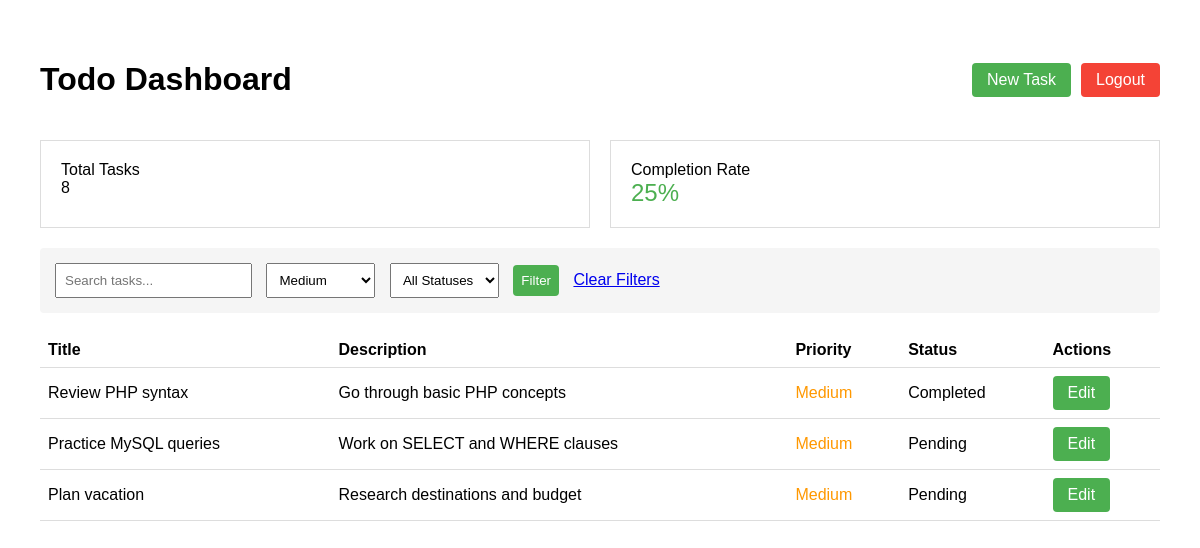
Screenshot of /final-todo-app/dashboard.php?priority=medium (signed in) with the database file from the repository.
### tables this page shows
CREATE TABLE tasks (
    id INT AUTO_INCREMENT PRIMARY KEY,
    user_id INT NOT NULL,
    title VARCHAR(100) NOT NULL,
    description TEXT,
    priority ENUM('low', 'medium', 'high') DEFAULT 'medium',
    status ENUM('pending', 'in_progress', 'completed') DEFAULT 'pending',
    completed_at TIMESTAMP NULL,
    created_at TIMESTAMP DEFAULT CURRENT_TIMESTAMP,
    FOREIGN KEY (user_id) REFERENCES users(id)
);

### final-todo-app/dashboard.php (the view, shortened to what this page needs)
<?php
require_once "../config.php";
$search = isset($_GET['search']) ? trim($_GET['search']) : '';
$priority = isset($_GET['priority']) ? $_GET['priority'] : '';
$status = isset($_GET['status']) ? $_GET['status'] : '';
$totalQuery = "SELECT COUNT(*) as total FROM tasks WHERE user_id = ?";
$statement = $connection->prepare($totalQuery);
$statement->execute([$_SESSION['id']]);
$totalResult = $statement->fetch(PDO::FETCH_ASSOC);
$totalTasks = $totalResult['total'];
$completedQuery = "SELECT COUNT(*) as completed FROM tasks WHERE user_id = ? AND status = 'completed'";
$statement = $connection->prepare($completedQuery);
$statement->execute([$_SESSION['id']]);
$completedResult = $statement->fetch(PDO::FETCH_ASSOC);
$completionRate = $totalTasks > 0 ? round(($completedResult['completed'] / $totalTasks) * 100) : 0;
$sql = "SELECT * FROM tasks WHERE user_id = ?";
$params = [$_SESSION['id']];
if ($priority) {
    $sql .= " AND priority = ?";
    $params[] = $priority;
}
$sql .= " ORDER BY created_at DESC";
$statement = $connection->prepare($sql);
$statement->execute($params);
$tasks = $statement->fetchAll(PDO::FETCH_ASSOC);
?>
<!DOCTYPE html>
<html lang="en">
<head>
</head>
<body>
    <div class="header">
        <h1>Todo Dashboard</h1>
        <div class="actions">
            <a href="task_form.php" class="btn btn-primary">New Task</a>
            <a href="logout.php" class="btn btn-logout">Logout</a>
        </div>
    </div>
    <div class="grid-container">
        <div class="report-card">
            <div class="report-title">Total Tasks</div>
            <div><?php echo $totalTasks; ?></div>
        </div>
        <div class="report-card">
            <div class="report-title">Completion Rate</div>
            <div class="completion-rate"><?php echo $completionRate; ?>%</div>
        </div>
    </div>
    <section class="filters">
        <form method="get">
            <input type="text" name="search" placeholder="Search tasks..."
                   value="<?php echo htmlspecialchars($search); ?>">
            <select name="priority">
                <option value="medium" <?php echo $priority === 'medium' ? 'selected' : ''; ?>>Medium</option>
            </select>
            <select name="status">
                <option value="">All Statuses</option>
            </select>
            <input type="submit" value="Filter" class="btn btn-primary">
            <?php if($search || $priority || $status): ?>
                <a href="dashboard.php">Clear Filters</a>
            <?php endif; ?>
        </form>
    </section>
    <table>
        <thead>
            <tr>
                <th>Title</th>
                <th>Description</th>
                <th>Priority</th>
                <th>Status</th>
                <th>Actions</th>
            </tr>
        </thead>
        <tbody>
            <?php foreach($tasks as $task): ?>
            <tr>
                <td><?php echo htmlspecialchars($task['title']); ?></td>
                <td><?php echo htmlspecialchars($task['description']); ?></td>
                <td class="priority-<?php echo $task['priority']; ?>">
                    <?php echo ucfirst($task['priority']); ?>
                </td>
                <td><?php echo ucfirst(str_replace('_', ' ', $task['status'])); ?></td>
                <td class="actions">
                    <a href="task_form.php?id=<?php echo $task['id']; ?>"
                       class="btn btn-primary">Edit</a>
                </td>
            </tr>
            <?php endforeach; ?>
        </tbody>
    </table>
</body>
</html>

### final-todo-app/dashboard.php (style rules this page uses)
body { font-family: Arial; margin: 40px; }
.header { display: flex; justify-content: space-between; align-items: center; margin-bottom: 20px; }
.grid-container { display: grid; grid-template-columns: repeat(2, 1fr); gap: 20px; margin-bottom: 20px; }
.report-card { border: 1px solid #ddd; padding: 20px; background: white; }
.completion-rate { font-size: 24px; color: #4CAF50; }
.filters { margin-bottom: 20px; padding: 15px; background: #f5f5f5; border-radius: 4px; }
.filters input, .filters select { padding: 8px; margin-right: 10px; }
table { width: 100%; border-collapse: collapse; }
th, td { padding: 8px; text-align: left; border-bottom: 1px solid #ddd; }
.priority-medium { color: #ff9800; }
.actions { display: flex; gap: 10px; }
.btn { padding: 8px 15px; border: none; border-radius: 4px; cursor: pointer; text-decoration: none; display: inline-block; }
.btn-primary { background: #4CAF50; color: white; }
.btn-logout { background: #f44336; color: white; }

### rows the page displays
tasks: title "Review PHP syntax", description "Go through basic PHP concepts", priority "Medium", status "Completed"
tasks: title "Practice MySQL queries", description "Work on SELECT and WHERE clauses", priority "Medium", status "Pending"
tasks: title "Plan vacation", description "Research destinations and budget", priority "Medium", status "Pending"

### other values shown
$totalTasks "8"
$completionRate "25"
